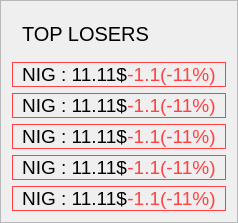
                           <widget class="QFrame" name="losers_frame">
                            <property name="styleSheet">
                             <string notr="true">QFrame#losers_frame QFrame {
    background-color: rgb(16,16,16);
	border-radius :7px;
}</string>
                            </property>
                            <property name="frameShape">
                             <enum>QFrame::Shape::StyledPanel</enum>
                            </property>
                            <property name="frameShadow">
                             <enum>QFrame::Shadow::Raised</enum>
                            </property>
                            <layout class="QVBoxLayout" name="verticalLayout_24">
                             <item>
                              <widget class="QFrame" name="top_losers_frame">
                               <property name="styleSheet">
                                <string notr="true">background-color:transparent;</string>
                               </property>
                               <property name="frameShape">
                                <enum>QFrame::Shape::StyledPanel</enum>
                               </property>
                               <property name="frameShadow">
                                <enum>QFrame::Shadow::Raised</enum>
                               </property>
                               <layout class="QVBoxLayout" name="verticalLayout_27">
                                <item>
                                 <widget class="QLabel" name="label_4">
                                  <property name="styleSheet">
                                   <string notr="true">font: bold &quot;Segoe UI&quot;; font-size: 20px;</string>
                                  </property>
                                  <property name="text">
                                   <string>TOP LOSERS</string>
                                  </property>
                                 </widget>
                                </item>
                               </layout>
                              </widget>
                             </item>
                             <item>
                              <widget class="QFrame" name="loser1">
                               <property name="styleSheet">
                                <string notr="true">QFrame#loser1{
border: 1px solid #ff4143;
}</string>
                               </property>
                               <property name="frameShape">
                                <enum>QFrame::Shape::StyledPanel</enum>
                               </property>
                               <property name="frameShadow">
                                <enum>QFrame::Shadow::Raised</enum>
                               </property>
                               <layout class="QHBoxLayout" name="horizontalLayout_27">
                                <property name="spacing">
                                 <number>0</number>
                                </property>
                                <property name="leftMargin">
                                 <number>9</number>
                                </property>
                                <property name="topMargin">
                                 <number>0</number>
                                </property>
                                <property name="bottomMargin">
                                 <number>0</number>
                                </property>
                                <item>
                                 <widget class="QLabel" name="l1_tick_label">
                                  <property name="styleSheet">
                                   <string notr="true">font: bold &quot;Segoe UI&quot;; font-size: 19px;</string>
                                  </property>
                                  <property name="text">
                                   <string>NIG : 11.11$</string>
                                  </property>
                                  <property name="alignment">
                                   <set>Qt::AlignmentFlag::AlignCenter</set>
                                  </property>
                                 </widget>
                                </item>
                                <item>
                                 <widget class="QLabel" name="l1_change_label">
                                  <property name="styleSheet">
                                   <string notr="true">font: bold &quot;Segoe UI&quot;; font-size: 19px;color:#ff4143</string>
                                  </property>
                                  <property name="text">
                                   <string>-1.1(-11%)</string>
                                  </property>
                                  <property name="alignment">
                                   <set>Qt::AlignmentFlag::AlignCenter</set>
                                  </property>
                                 </widget>
                                </item>
                               </layout>
                              </widget>
                             </item>
                             <item>
                              <widget class="QFrame" name="loser2">
                               <property name="styleSheet">
                                <string notr="true">QFrame#loser2{
border: 1px solid #ff4143;
}</string>
                               </property>
                               <property name="frameShape">
                                <enum>QFrame::Shape::StyledPanel</enum>
                               </property>
                               <property name="frameShadow">
                                <enum>QFrame::Shadow::Raised</enum>
                               </property>
                               <layout class="QHBoxLayout" name="horizontalLayout_25">
                                <property name="spacing">
                                 <number>0</number>
                                </property>
                                <property name="leftMargin">
                                 <number>9</number>
                                </property>
                                <property name="topMargin">
                                 <number>0</number>
                                </property>
                                <property name="bottomMargin">
                                 <number>0</number>
                                </property>
                                <item>
                                 <widget class="QLabel" name="l2_tick_label">
                                  <property name="styleSheet">
                                   <string notr="true">font: bold &quot;Segoe UI&quot;; font-size: 19px;</string>
                                  </property>
                                  <property name="text">
                                   <string>NIG : 11.11$</string>
                                  </property>
                                  <property name="alignment">
                                   <set>Qt::AlignmentFlag::AlignCenter</set>
                                  </property>
                                 </widget>
                                </item>
                                <item>
                                 <widget class="QLabel" name="l2_change_label">
                                  <property name="styleSheet">
                                   <string notr="true">font: bold &quot;Segoe UI&quot;; font-size: 19px;color:#ff4143</string>
                                  </property>
                                  <property name="text">
                                   <string>-1.1(-11%)</string>
                                  </property>
                                  <property name="alignment">
                                   <set>Qt::AlignmentFlag::AlignCenter</set>
                                  </property>
                                 </widget>
                                </item>
                               </layout>
                              </widget>
                             </item>
                             <item>
                              <widget class="QFrame" name="loser3">
                               <property name="styleSheet">
                                <string notr="true">QFrame#loser3{
border: 1px solid #ff4143;
}</string>
                               </property>
                               <property name="frameShape">
                                <enum>QFrame::Shape::StyledPanel</enum>
                               </property>
                               <property name="frameShadow">
                                <enum>QFrame::Shadow::Raised</enum>
                               </property>
                               <layout class="QHBoxLayout" name="horizontalLayout_26">
                                <property name="spacing">
                                 <number>0</number>
                                </property>
                                <property name="leftMargin">
                                 <number>9</number>
                                </property>
                                <property name="topMargin">
                                 <number>0</number>
                                </property>
                                <property name="bottomMargin">
                                 <number>0</number>
                                </property>
                                <item>
                                 <widget class="QLabel" name="l3_tick_label">
                                  <property name="styleSheet">
                                   <string notr="true">font: bold &quot;Segoe UI&quot;; font-size: 19px;</string>
                                  </property>
                                  <property name="text">
                                   <string>NIG : 11.11$</string>
                                  </property>
                                  <property name="alignment">
                                   <set>Qt::AlignmentFlag::AlignCenter</set>
                                  </property>
                                 </widget>
                                </item>
                                <item>
                                 <widget class="QLabel" name="l3_change_label">
                                  <property name="styleSheet">
                                   <string notr="true">font: bold &quot;Segoe UI&quot;; font-size: 19px;color:#ff4143</string>
                                  </property>
                                  <property name="text">
                                   <string>-1.1(-11%)</string>
                                  </property>
                                  <property name="alignment">
                                   <set>Qt::AlignmentFlag::AlignCenter</set>
                                  </property>
                                 </widget>
                                </item>
                               </layout>
                              </widget>
                             </item>
                             <item>
                              <widget class="QFrame" name="loser4">
                               <property name="styleSheet">
                                <string notr="true">QFrame#loser4{
border: 1px solid #ff4143;
}</string>
                               </property>
                               <property name="frameShape">
                                <enum>QFrame::Shape::StyledPanel</enum>
                               </property>
                               <property name="frameShadow">
                                <enum>QFrame::Shadow::Raised</enum>
                               </property>
                               <layout class="QHBoxLayout" name="horizontalLayout_24">
                                <property name="spacing">
                                 <number>0</number>
                                </property>
                                <property name="leftMargin">
                                 <number>9</number>
                                </property>
                                <property name="topMargin">
                                 <number>0</number>
                                </property>
                                <property name="bottomMargin">
                                 <number>0</number>
                                </property>
                                <item>
                                 <widget class="QLabel" name="l4_tick_label">
                                  <property name="styleSheet">
                                   <string notr="true">font: bold &quot;Segoe UI&quot;; font-size: 19px;</string>
                                  </property>
                                  <property name="text">
                                   <string>NIG : 11.11$</string>
                                  </property>
                                  <property name="alignment">
                                   <set>Qt::AlignmentFlag::AlignCenter</set>
                                  </property>
                                 </widget>
                                </item>
                                <item>
                                 <widget class="QLabel" name="l4_change_label">
                                  <property name="styleSheet">
                                   <string notr="true">font: bold &quot;Segoe UI&quot;; font-size: 19px;color:#ff4143</string>
                                  </property>
                                  <property name="text">
                                   <string>-1.1(-11%)</string>
                                  </property>
                                  <property name="alignment">
                                   <set>Qt::AlignmentFlag::AlignCenter</set>
                                  </property>
                                 </widget>
                                </item>
                               </layout>
                              </widget>
                             </item>
                             <item>
                              <widget class="QFrame" name="loser5">
                               <property name="styleSheet">
                                <string notr="true">QFrame#loser5{
border: 1px solid #ff4143;
}</string>
                               </property>
                               <property name="frameShape">
                                <enum>QFrame::Shape::StyledPanel</enum>
                               </property>
                               <property name="frameShadow">
                                <enum>QFrame::Shadow::Raised</enum>
                               </property>
                               <layout class="QHBoxLayout" name="horizontalLayout_23">
                                <property name="spacing">
                                 <number>0</number>
                                </property>
                                <property name="leftMargin">
                                 <number>9</number>
                                </property>
                                <property name="topMargin">
                                 <number>0</number>
                                </property>
                                <property name="bottomMargin">
                                 <number>0</number>
                                </property>
                                <item>
                                 <widget class="QLabel" name="l5_tick_label">
                                  <property name="styleSheet">
                                   <string notr="true">font: bold &quot;Segoe UI&quot;; font-size: 19px;</string>
                                  </property>
                                  <property name="text">
                                   <string>NIG : 11.11$</string>
                                  </property>
                                  <property name="alignment">
                                   <set>Qt::AlignmentFlag::AlignCenter</set>
                                  </property>
                                 </widget>
                                </item>
                                <item>
                                 <widget class="QLabel" name="l5_change_label">
                                  <property name="styleSheet">
                                   <string notr="true">font: bold &quot;Segoe UI&quot;; font-size: 19px;color:#ff4143</string>
                                  </property>
                                  <property name="text">
                                   <string>-1.1(-11%)</string>
                                  </property>
                                  <property name="alignment">
                                   <set>Qt::AlignmentFlag::AlignCenter</set>
                                  </property>
                                 </widget>
                                </item>
                               </layout>
                              </widget>
                             </item>
                            </layout>
                           </widget>
